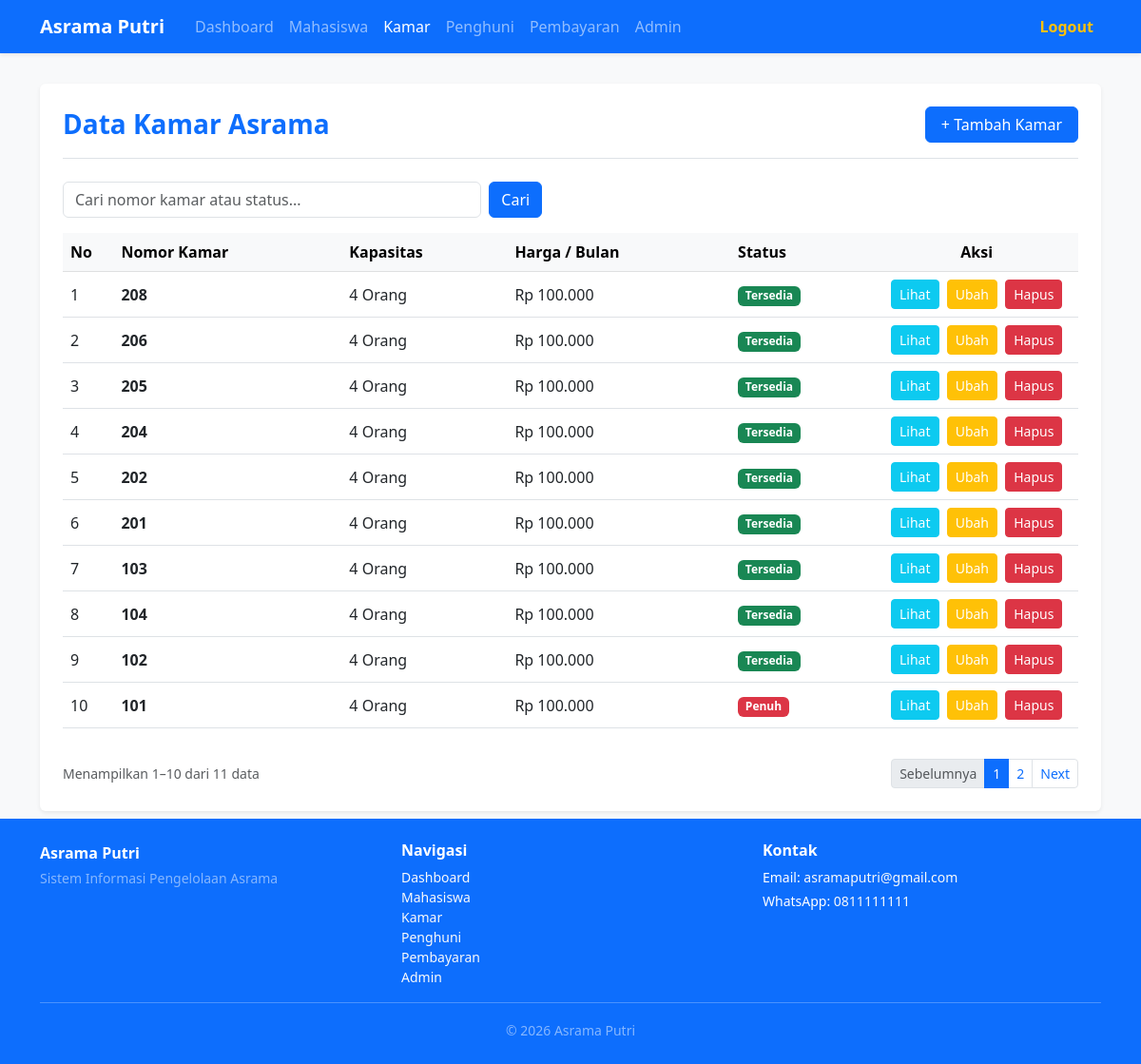
The app's page /index.php?controller=kamar&action=index (signed in) with its own data.
### tables this page shows
CREATE TABLE `tb_kamar` (
  `id_kamar` int NOT NULL,
  `nomor_kamar` varchar(10) NOT NULL,
  `kapasitas` int NOT NULL,
  `harga_per_bulan` decimal(10,2) NOT NULL,
  `status` enum('Tersedia','Penuh') DEFAULT 'Tersedia'
);

### controllers/KamarController.php (called while the page is built, shortened)
<?php
require_once 'models/KamarModel.php';
class KamarController {
    private $kamarModel;
    public function __construct($db) {
        $this->kamarModel = new KamarModel($db);
    }
    public function index() {
        $this->kamarModel->syncAllStatuses();
        $search = isset($_GET['q']) && is_string($_GET['q']) ? trim($_GET['q']) : '';
        $requestedPage = filter_var($_GET['page'] ?? 1, FILTER_VALIDATE_INT, ['options' => ['min_range' => 1]]);
        $perPage = 10;
        $totalRecords = $this->kamarModel->countFiltered($search);
        $totalPages = max(1, (int)ceil($totalRecords / $perPage));
        $currentPage = min($requestedPage ?: 1, $totalPages);
        $offset = ($currentPage - 1) * $perPage;
        $dataKamar = $this->kamarModel->getPaginated($search, $perPage, $offset);
        $controller = 'kamar';
        require_once 'views/kamar/index.php';
    }
}
?>

### models/KamarModel.php (called while the page is built, shortened)
<?php
class KamarModel {
    private $db;
    public function __construct($db) {
        $this->db = $db;
    }
    public function syncAllStatuses() {
        $query = "UPDATE tb_kamar AS kamar
                  SET status = CASE
                      WHEN kamar.kapasitas > 0 AND (
                          SELECT COUNT(*)
                          FROM tb_penghuni AS penghuni
                          WHERE penghuni.id_kamar = kamar.id_kamar
                            AND penghuni.status_penghuni = 'Aktif'
                      ) >= kamar.kapasitas THEN 'Penuh'
                      ELSE 'Tersedia'
                  END";
        $this->db->exec($query);
    }
    public function getPaginated($search, $limit, $offset) {
        $query = "SELECT * FROM tb_kamar
                  WHERE nomor_kamar LIKE :room_search OR status LIKE :status_search
                  ORDER BY id_kamar DESC
                  LIMIT :limit OFFSET :offset";
        $stmt = $this->db->prepare($query);
        $term = '%' . $search . '%';
        $stmt->bindValue(':room_search', $term, PDO::PARAM_STR);
        $stmt->bindValue(':status_search', $term, PDO::PARAM_STR);
        $stmt->bindValue(':limit', (int)$limit, PDO::PARAM_INT);
        $stmt->bindValue(':offset', (int)$offset, PDO::PARAM_INT);
        $stmt->execute();
        return $stmt->fetchAll(PDO::FETCH_ASSOC);
    }
    public function countFiltered($search) {
        $stmt = $this->db->prepare("SELECT COUNT(*) FROM tb_kamar WHERE nomor_kamar LIKE :room_search OR status LIKE :status_search");
        $term = '%' . $search . '%';
        $stmt->execute(['room_search' => $term, 'status_search' => $term]);
        return (int)$stmt->fetchColumn();
    }
}
?>

### views/kamar/index.php (the view, shortened to what this page needs)
<!DOCTYPE html>
<html lang="id">
<head>
    <link href="https://cdn.jsdelivr.net/npm/bootstrap@5.3.0/dist/css/bootstrap.min.css" rel="stylesheet">
</head>
<body class="bg-light d-flex flex-column min-vh-100">
<nav class="navbar navbar-expand-lg navbar-dark bg-primary mb-4 shadow-sm">
    <div class="container">
        <a class="navbar-brand fw-bold me-4" href="index.php?controller=dashboard&action=index">Asrama Putri</a>
        <div class="collapse navbar-collapse" id="navbarNav">
            <ul class="navbar-nav me-auto mb-2 mb-lg-0">
                <li class="nav-item">
                    <a class="nav-link" href="index.php?controller=dashboard&action=index">Dashboard</a>
                </li>
                <li class="nav-item">
                    <a class="nav-link" href="index.php?controller=mahasiswa&action=index">Mahasiswa</a>
                </li>
                <li class="nav-item">
                    <a class="nav-link active" href="index.php?controller=kamar&action=index">Kamar</a>
                </li>
                <li class="nav-item">
                    <a class="nav-link" href="index.php?controller=penghuni&action=index">Penghuni</a>
                </li>
                <li class="nav-item">
                    <a class="nav-link" href="index.php?controller=pembayaran&action=index">Pembayaran</a>
                </li>
                <li class="nav-item">
                    <a class="nav-link" href="index.php?controller=admin&action=index">Admin</a>
                </li>
            </ul>
            <ul class="navbar-nav ms-auto">
                <li class="nav-item">
                    <a class="nav-link text-warning fw-semibold" href="index.php?controller=auth&action=logout" onclick="return confirm('Yakin ingin keluar dari sistem?')">Logout</a>
                </li>
            </ul>
        </div>
    </div>
</nav>
<div class="container py-2">
    <div class="card shadow-sm border-0 p-4">
        <div class="d-flex justify-content-between align-items-center mb-4 border-bottom pb-3">
            <h3 class="fw-bold text-primary mb-0">Data Kamar Asrama</h3>
            <a href="index.php?controller=kamar&action=create" class="btn btn-primary px-3">+ Tambah Kamar</a>
        </div>
        <?php $searchPlaceholder = 'Cari nomor kamar atau status...'; include 'views/layouts/search.php'; ?>
        <div class="table-responsive">
            <table class="table table-hover align-middle">
                <thead class="table-light">
                    <tr>
                        <th scope="col" style="width: 5%;">No</th>
                        <th scope="col">Nomor Kamar</th>
                        <th scope="col">Kapasitas</th>
                        <th scope="col">Harga / Bulan</th>
                        <th scope="col">Status</th>
                        <th scope="col" class="text-center" style="width: 20%;">Aksi</th>
                    </tr>
                </thead>
                <tbody>
                    <?php if (!empty($dataKamar)): ?>
                        <?php $no = $offset + 1; foreach ($dataKamar as $kamar): ?>
                            <tr>
                                <td><?= $no++; ?></td>
                                <td class="fw-semibold"><?= htmlspecialchars($kamar['nomor_kamar']); ?></td>
                                <td><?= htmlspecialchars($kamar['kapasitas']); ?> Orang</td>
                                <td>Rp <?= number_format($kamar['harga_per_bulan'], 0, ',', '.'); ?></td>
                                <td>
                                    <?php if (isset($kamar['status']) && $kamar['status'] == 'Tersedia'): ?>
                                        <span class="badge bg-success">Tersedia</span>
                                    <?php else: ?>
                                        <span class="badge bg-danger">Penuh</span>
                                    <?php endif; ?>
                                </td>
                                <td class="text-center">
                                    <a href="index.php?controller=kamar&action=detail&id=<?= urlencode($kamar['id_kamar']); ?>" class="btn btn-info btn-sm text-white px-2 py-1 me-1">Lihat</a>
                                    <a href="index.php?controller=kamar&action=edit&id=<?= $kamar['id_kamar']; ?>" class="btn btn-warning btn-sm text-white px-2 py-1 me-1">Ubah</a>
                                    <a href="index.php?controller=kamar&action=delete&id=<?= $kamar['id_kamar']; ?>" class="btn btn-danger btn-sm px-2 py-1" onclick="return confirm('Yakin ingin menghapus data kamar ini?')">Hapus</a>
                                </td>
                            </tr>
                        <?php endforeach; ?>
                    <?php else: ?>
                        <tr>
                            <td colspan="6" class="text-center text-muted py-4">Belum ada data kamar tersedia.</td>
                        </tr>
                    <?php endif; ?>
                </tbody>
            </table>
        </div>
        <?php include 'views/layouts/pagination.php'; ?>
    </div>
</div>
<?php include 'views/layouts/footer-content.php'; ?>
</body>
</html>

### index.php (shortened to what this page needs)
<?php
$database = new Database();
$db = $database->getConnection();
$controller = isset($_GET['controller']) ? $_GET['controller'] : 'auth';
$action = isset($_GET['action']) ? $_GET['action'] : 'formLogin';
if ($controller == 'auth') {
    require_once 'controllers/AuthController.php';
    $ctrl = new AuthController($db);
} elseif ($controller == 'dashboard') {
    require_once 'controllers/DashboardController.php';
    $ctrl = new DashboardController($db);
} elseif ($controller == 'mahasiswa') {
    require_once 'controllers/MahasiswaController.php';
    $ctrl = new MahasiswaController($db);
} elseif ($controller == 'kamar') {
    require_once 'controllers/KamarController.php';
    $ctrl = new KamarController($db);
} elseif ($controller == 'penghuni') {
    require_once 'controllers/PenghuniController.php';
    $ctrl = new PenghuniController($db);
} elseif ($controller == 'pembayaran') {
    require_once 'controllers/PembayaranController.php';
    $ctrl = new PembayaranController($db);
} elseif ($controller == 'admin') {
    require_once 'controllers/AdminController.php';
    $ctrl = new AdminController($db);
} else {
    die("Controller tidak ditemukan!");
}
if (method_exists($ctrl, $action)) {
    $ctrl->$action();
} else {
    die("Action tidak ditemukan!");
}
?>

### views/layouts/search.php (shortened to what this page needs)
<form method="get" action="index.php" class="row g-2 align-items-center mb-3">
    <div class="col-sm-8 col-md-6 col-lg-5">
        <input id="search-query" type="search" name="q" class="form-control"
               placeholder="<?= htmlspecialchars($searchPlaceholder, ENT_QUOTES, 'UTF-8'); ?>"
               value="<?= htmlspecialchars($search, ENT_QUOTES, 'UTF-8'); ?>">
    </div>
    <div class="col-auto">
        <button type="submit" class="btn btn-primary">Cari</button>
    </div>
</form>

### views/layouts/pagination.php
<?php
$startRecord = $totalRecords > 0 ? $offset + 1 : 0;
$endRecord = min($offset + $perPage, $totalRecords);
$paginationQuery = ['controller' => $controller, 'action' => 'index', 'q' => $search];
$paginationUrl = function ($page) use ($paginationQuery) {
    return 'index.php?' . http_build_query(array_merge($paginationQuery, ['page' => $page]));
};
?>
<div class="d-flex flex-column flex-md-row justify-content-between align-items-center gap-2 mt-3">
    <small class="text-muted">
        Menampilkan <?= $startRecord; ?>–<?= $endRecord; ?> dari <?= $totalRecords; ?> data
    </small>
    <nav aria-label="Navigasi halaman data">
        <ul class="pagination pagination-sm mb-0">
            <li class="page-item <?= $currentPage <= 1 ? 'disabled' : ''; ?>">
                <?php if ($currentPage > 1): ?>
                    <a class="page-link" href="<?= htmlspecialchars($paginationUrl($currentPage - 1), ENT_QUOTES, 'UTF-8'); ?>" aria-label="Halaman sebelumnya">Sebelumnya</a>
                <?php else: ?>
                    <span class="page-link">Sebelumnya</span>
                <?php endif; ?>
            </li>
            <?php for ($page = max(1, $currentPage - 2); $page <= min($totalPages, $currentPage + 2); $page++): ?>
                <li class="page-item <?= $page === $currentPage ? 'active' : ''; ?>">
                    <?php if ($page === $currentPage): ?>
                        <span class="page-link" aria-current="page"><?= $page; ?></span>
                    <?php else: ?>
                        <a class="page-link" href="<?= htmlspecialchars($paginationUrl($page), ENT_QUOTES, 'UTF-8'); ?>"><?= $page; ?></a>
                    <?php endif; ?>
                </li>
            <?php endfor; ?>
            <li class="page-item <?= $currentPage >= $totalPages ? 'disabled' : ''; ?>">
                <?php if ($currentPage < $totalPages): ?>
                    <a class="page-link" href="<?= htmlspecialchars($paginationUrl($currentPage + 1), ENT_QUOTES, 'UTF-8'); ?>" aria-label="Halaman berikutnya">Next</a>
                <?php else: ?>
                    <span class="page-link">Next</span>
                <?php endif; ?>
            </li>
        </ul>
    </nav>
</div>

### views/layouts/footer-content.php
<footer class="bg-primary text-white mt-auto">
    <div class="container py-4">
        <div class="row g-4">
            <div class="col-md-4">
                <div class="fw-semibold mb-1">Asrama Putri</div>
                <p class="small text-white-50 mb-0">Sistem Informasi Pengelolaan Asrama</p>
            </div>
            <div class="col-md-4">
                <h2 class="h6 fw-semibold mb-2">Navigasi</h2>
                <nav aria-label="Navigasi footer">
                    <ul class="list-unstyled small mb-0">
                        <li><a class="link-light link-underline-opacity-0 link-underline-opacity-75-hover" href="index.php?controller=dashboard&action=index">Dashboard</a></li>
                        <li><a class="link-light link-underline-opacity-0 link-underline-opacity-75-hover" href="index.php?controller=mahasiswa&action=index">Mahasiswa</a></li>
                        <li><a class="link-light link-underline-opacity-0 link-underline-opacity-75-hover" href="index.php?controller=kamar&action=index">Kamar</a></li>
                        <li><a class="link-light link-underline-opacity-0 link-underline-opacity-75-hover" href="index.php?controller=penghuni&action=index">Penghuni</a></li>
                        <li><a class="link-light link-underline-opacity-0 link-underline-opacity-75-hover" href="index.php?controller=pembayaran&action=index">Pembayaran</a></li>
                        <li><a class="link-light link-underline-opacity-0 link-underline-opacity-75-hover" href="index.php?controller=admin&action=index">Admin</a></li>
                    </ul>
                </nav>
            </div>
            <div class="col-md-4">
                <h2 class="h6 fw-semibold mb-2">Kontak</h2>
                <p class="small mb-1">Email: <a class="link-light link-underline-opacity-0 link-underline-opacity-75-hover" href="mailto:asramaputri@gmail.com">asramaputri@gmail.com</a></p>
                <p class="small mb-0">WhatsApp: <a class="link-light link-underline-opacity-0 link-underline-opacity-75-hover" href="https://wa.me/62811111111">0811111111</a></p>
            </div>
        </div>
        <div class="border-top border-white border-opacity-25 mt-3 pt-3 text-center">
            <small class="text-white-50">&copy; <?php echo date('Y'); ?> Asrama Putri</small>
        </div>
    </div>
</footer>

### records on screen
tb_kamar: nomor_kamar "208", kapasitas "4", harga_per_bulan "100.000", status "Tersedia"
tb_kamar: nomor_kamar "206", kapasitas "4", harga_per_bulan "100.000", status "Tersedia"
tb_kamar: nomor_kamar "205", kapasitas "4", harga_per_bulan "100.000", status "Tersedia"
tb_kamar: nomor_kamar "204", kapasitas "4", harga_per_bulan "100.000", status "Tersedia"
tb_kamar: nomor_kamar "202", kapasitas "4", harga_per_bulan "100.000", status "Tersedia"
tb_kamar: nomor_kamar "201", kapasitas "4", harga_per_bulan "100.000", status "Tersedia"
tb_kamar: nomor_kamar "103", kapasitas "4", harga_per_bulan "100.000", status "Tersedia"
tb_kamar: nomor_kamar "104", kapasitas "4", harga_per_bulan "100.000", status "Tersedia"
tb_kamar: nomor_kamar "102", kapasitas "4", harga_per_bulan "100.000", status "Tersedia"
tb_kamar: nomor_kamar "101", kapasitas "4", harga_per_bulan "100.000", status "Penuh"

### other values on screen
$startRecord "1"
$endRecord "10"
$totalRecords "11"
